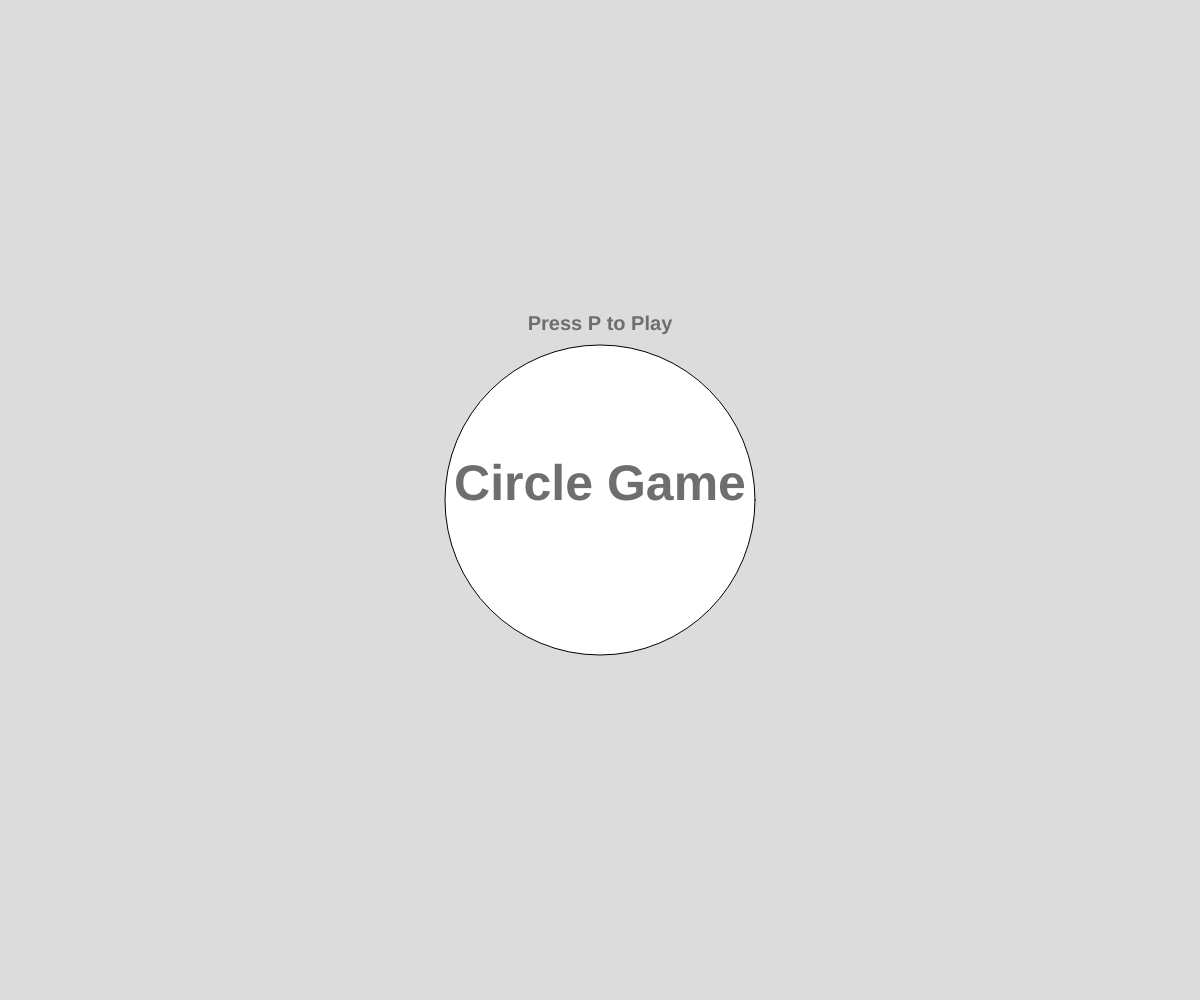
Frame 1 (no input)
Frame 60 (no input): identical to frame 1, image omitted
Frame 120 (the mouse pressed at the canvas centre since frame 60): identical to frame 1, image omitted

The p5.js sketch that drew this single still picture (run headless with seeded random() and noise() and a simulated clock; from frame 60 on, the mouse is pressed at the canvas centre):

// p5.js sketch
// ── sketch.js
var ballx = 300
var bally = 300
var ballSize = 70
var circlex = 100
var circley = 200
var circleSize = 100
var score = 0;
var gameState = "Start";
let timer = 60;

function setup() {
  createCanvas(windowWidth,windowHeight);
  textAlign(CENTER);
  textSize(20);
 
}

function draw() {
  background(220);
  
  if(gameState == "Start"){
    starting();
  }
  
  if(gameState == "END"){
    gameOver();
  }
  
  if(gameState == "L1"){
    levelOne();
  }
  
  if(gameState == "L2"){
    levelTwo();
  }
  
  if(gameState == "L3"){
    levelThree();
  }
  
  if(gameState == "L4"){
    levelFour();
  }
  
    if(gameState == "L1" || gameState == "L2" || gameState == "L3" || gameState == "L4"){
   text("Score:   " + score, width/2,30)
   push();
   textSize(18)
   text("Time:   " + timer,width/2,50)
   pop();
  
   if(frameCount % 80 == 0 && timer > 0){
      
      timer --;
      
    }
    
    if(timer === 0){
      
      gameState = "END"
      
    }
  
    
  }
}

function starting(){
  
  var shape
  var shapeSize = 310
  ellipse(width/2,height/2,shapeSize)
  
  push();
  textSize(50)
  textStyle(BOLD)
  fill(110)
  text("Circle Game", width/2,height/2)
  textSize(20)
  text ("Press P to Play", width/2,330)
  pop();
  
  if(keyCode === 80 || touches.length > 0){
    
    gameState = "L1"
    
  }
  
 
}

function levelOne(){
  
  text("Level 1", width/2, height/1);
  var distBall = dist(ballx,bally,touches[0].x,touches[0].y)
  touches = []
  if(distBall < ballSize){
    
    ballx=random(width);
    bally=random(height);
    
    score = score + 1
    
   
    
  }
      
    if(score>=5){
      
      gameState = "L2"
      
    }

    ellipse(ballx,bally,ballSize,ballSize)
    line(ballx,bally,touches[0].x,touches[0].y)

}//=======================level1 end


function levelTwo(){
  
  text("Level 2", width/2, height/1);
  var distBall = dist(ballx,bally,touches[0].x,touches[0].y)
  if(distBall < ballSize/2){
    
    ballx=random(width);
    bally=random(height);
    
    score = score + 1
    
   
    
  }
      
    if(score>=10){
      
      gameState = "L3";
      
    }
  
    ellipse(ballx,bally,ballSize,ballSize)
   //line(ballx,bally,mouseX,mouseY)

  
}//=======================level2 end

function levelThree(){
  
  text("Level 3", width/2, height/1);
  var distBall = dist(ballx,bally,touches[0].x,touches[0].y)
  if(distBall < ballSize/2){
    
    ballx=random(width);
    bally=random(height);
    circlex=random(width)
    circley=random(height)
    
    score = score + 1
    
  }
      
  var distCircle = dist(circlex,circley,touches[0].x,touches[0].y)
  if(distCircle < ballSize/2){
    gameState = "END";
  }
    
    if(score>=15){
      
      gameState = "L4";
      
    }
    
    ellipse(ballx,bally,ballSize,ballSize)
    push();
    fill("red")
    ellipse(circlex,circley,circleSize,circleSize)
    pop();
}//=======================level3 end



function levelFour(){
  
  text("Level 4", width/2, height/1);
  var distBall = dist(ballx,bally,touches[0].x,touches[0].y)
  if(distBall < ballSize/2){
    
    ballx=random(width);
    bally=random(height);
    circlex=random(width)
    circley=random(height)
    ballSize=ballSize-8;
    
    score = score + 1
    
  }
      
  var distCircle = dist(circlex,circley,touches[0].x,touches[0].y)
  if(distCircle < ballSize/2){
    gameState = "END";
  }
    
  if(score>=20){
      
      gameState = "L5";
      
    }
    
    ellipse(ballx,bally,ballSize,ballSize)
    push();
    fill("red")
    ellipse(circlex,circley,circleSize,circleSize)
    pop();
}//=======================level4 end




function gameOver(){
  
  score = 0
  
  background(166,49,49)
  text("GAME OVER",width/2,height/2);
  
  push();
  textSize(15)
  text("Press Space to Restart",width/2,330);
  pop();
  
  if(keyCode === 32 || touches.length > 0){
    
    gameState = "L1";
    
  }
  
}
